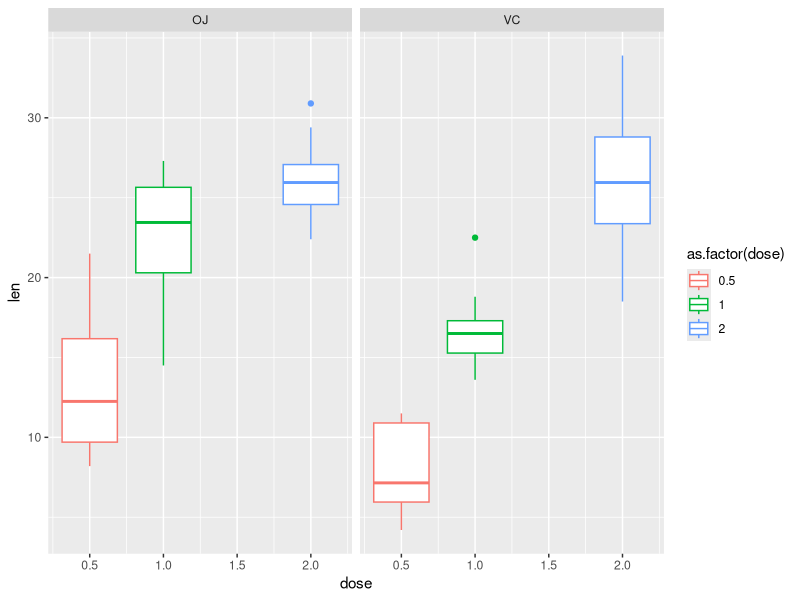
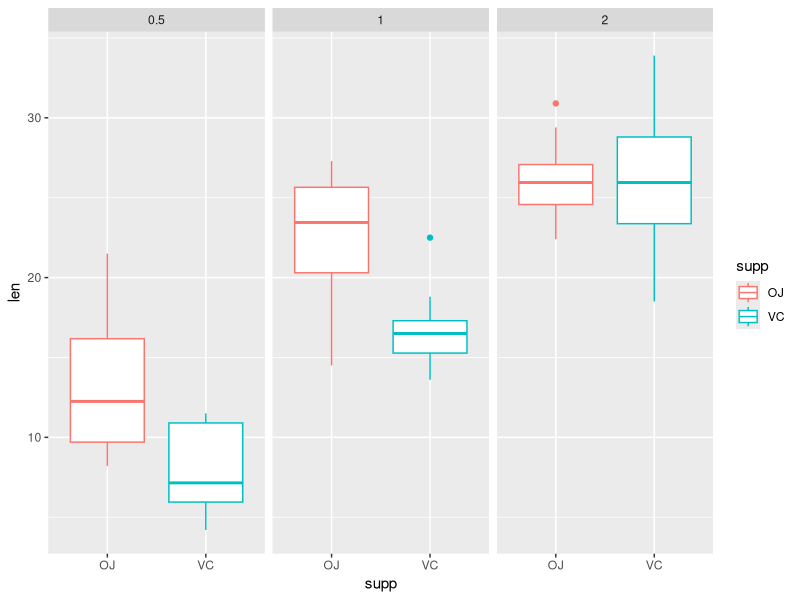

R code for these plots, in order:
## ---- chunk 1
knitr::opts_chunk$set(cache=TRUE, warning=FALSE, fig.path='Figs2/')
## ---- chunk 2
data(ToothGrowth)
head(ToothGrowth)
colSums((is.na(ToothGrowth)))
str(ToothGrowth)
table(ToothGrowth$supp, ToothGrowth$dose)
## ---- chunk 3
library(ggplot2)
plot <- ggplot(data=ToothGrowth, aes(x=dose,y=len))
plot + geom_boxplot(aes(col=as.factor(dose))) + facet_grid(. ~ supp)

plot <- ggplot(data=ToothGrowth, aes(x=supp,y=len))
plot + geom_boxplot(aes(col=supp)) + facet_grid(. ~ dose)
## ---- chunk 4
t.test(len ~ supp, data=ToothGrowth)
## ---- chunk 5
t.test(len ~ supp, data=subset(ToothGrowth, dose == 0.5))

t.test(len ~ supp, data=subset(ToothGrowth, dose == 1))
